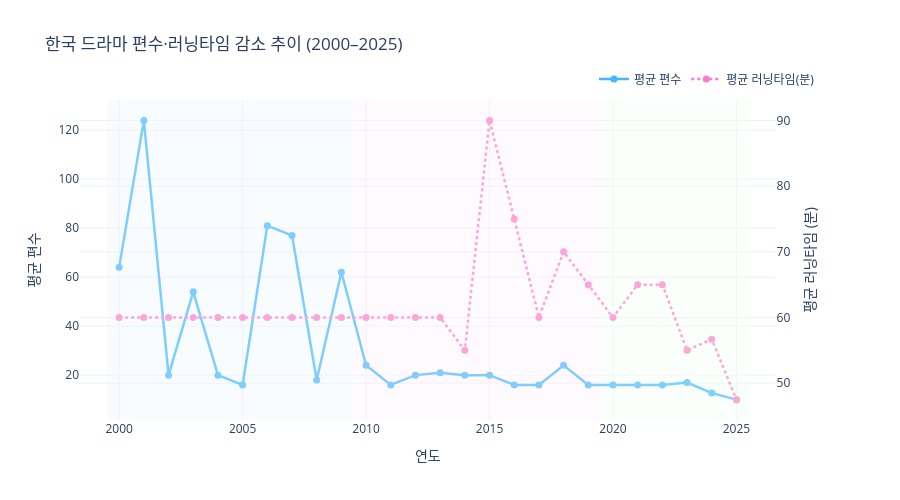

The notebook cell this image was saved under:
### Markdown cell above
## 10. 시각화 — 편수·러닝타임 2축 통합 차트

### Code cell
def plot_combined_trend(yearly: pd.DataFrame) -> None:
    fig = make_subplots(specs=[[{'secondary_y': True}]])

    fig.add_trace(go.Scatter(
        x=yearly['year'],
        y=yearly['avg_episodes'],
        name='평균 편수',
        mode='lines+markers',
        line=dict(color='#42B6FF', width=2.5),
        marker=dict(size=7)
    ), secondary_y=False)

    fig.add_trace(go.Scatter(
        x=yearly['year'],
        y=yearly['avg_runtime'],
        name='평균 러닝타임(분)',
        mode='lines+markers',
        line=dict(color='#FF7AC8', width=2.5, dash='dot'),
        marker=dict(size=7)
    ), secondary_y=True)

    fig.add_vrect(x0=1999.5, x1=2009.5, fillcolor='#EEF6FF', opacity=0.35, line_width=0)
    fig.add_vrect(x0=2009.5, x1=2019.5, fillcolor='#FFF0F8', opacity=0.35, line_width=0)
    fig.add_vrect(x0=2019.5, x1=2025.5, fillcolor='#F0FFF4', opacity=0.35, line_width=0)

    fig.update_layout(
        title='한국 드라마 편수·러닝타임 감소 추이 (2000–2025)',
        template='plotly_white',
        height=500,
        legend=dict(orientation='h', yanchor='bottom', y=1.02, xanchor='right', x=1)
    )
    fig.update_yaxes(title_text='평균 편수', secondary_y=False)
    fig.update_yaxes(title_text='평균 러닝타임 (분)', secondary_y=True)
    fig.update_xaxes(title_text='연도')
    fig.show()

plot_combined_trend(yearly)

### Figure 1 — Plotly figure (JSON) as saved in the notebook; plotly's stock layout.template omitted (floating-point values rounded to 4 significant figures)
{"data": [{"line": {"color": "#42B6FF", "width": 2.5}, "marker": {"size": 7}, "mode": "lines+markers", "name": "평균 편수", "type": "scatter", "x": [2000, 2001, 2002, 2003, 2004, 2005, 2006, 2007, 2008, 2009, 2010, 2011, 2012, 2013, 2014, 2015, 2016, 2017, 2018, 2019, 2020, 2021, 2022, 2023, 2024, 2025], "xaxis": "x", "y": [64.0, 124.0, 20.0, 54.0, 20.0, 16.0, 81.0, 77.0, 18.0, 62.0, 24.0, 16.0, 20.0, 21.0, 20.0, 20.0, 16.0, 16.0, 24.0, 16.0, 16.0, 16.0, 16.0, 17.0, 12.7, 10.0], "yaxis": "y"}, {"line": {"color": "#FF7AC8", "dash": "dot", "width": 2.5}, "marker": {"size": 7}, "mode": "lines+markers", "name": "평균 러닝타임(분)", "type": "scatter", "x": [2000, 2001, 2002, 2003, 2004, 2005, 2006, 2007, 2008, 2009, 2010, 2011, 2012, 2013, 2014, 2015, 2016, 2017, 2018, 2019, 2020, 2021, 2022, 2023, 2024, 2025], "xaxis": "x", "y": [60.0, 60.0, 60.0, 60.0, 60.0, 60.0, 60.0, 60.0, 60.0, 60.0, 60.0, 60.0, 60.0, 60.0, 55.0, 90.0, 75.0, 60.0, 70.0, 65.0, 60.0, 65.0, 65.0, 55.0, 56.7, 47.5], "yaxis": "y2"}], "layout": {"height": 500, "legend": {"orientation": "h", "x": 1, "xanchor": "right", "y": 1.02, "yanchor": "bottom"}, "shapes": [{"fillcolor": "#EEF6FF", "line": {"width": 0}, "opacity": 0.35, "type": "rect", "x0": 2000.0, "x1": 2010.0, "xref": "x", "y0": 0, "y1": 1, "yref": "y domain"}, {"fillcolor": "#FFF0F8", "line": {"width": 0}, "opacity": 0.35, "type": "rect", "x0": 2010.0, "x1": 2020.0, "xref": "x", "y0": 0, "y1": 1, "yref": "y domain"}, {"fillcolor": "#F0FFF4", "line": {"width": 0}, "opacity": 0.35, "type": "rect", "x0": 2020.0, "x1": 2026.0, "xref": "x", "y0": 0, "y1": 1, "yref": "y domain"}], "title": {"text": "한국 드라마 편수·러닝타임 감소 추이 (2000–2025)"}, "xaxis": {"anchor": "y", "domain": [0, 0.94], "title": {"text": "연도"}}, "yaxis": {"anchor": "x", "domain": [0, 1], "title": {"text": "평균 편수"}}, "yaxis2": {"anchor": "x", "overlaying": "y", "side": "right", "title": {"text": "평균 러닝타임 (분)"}}}}
